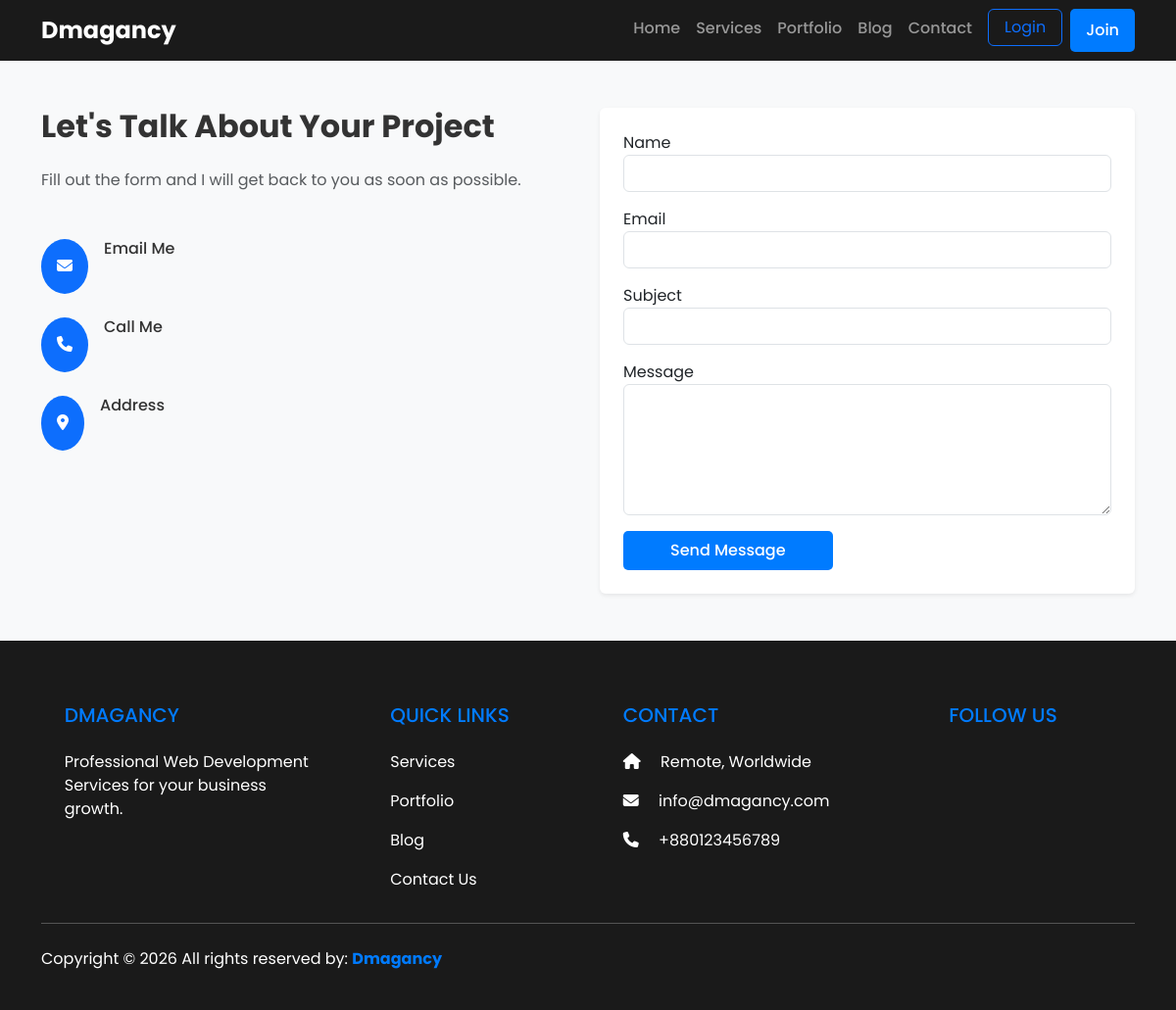
The page /contact.php on the database its author committed.
### tables this page shows
CREATE TABLE `settings` (
  `id` int(11) NOT NULL AUTO_INCREMENT,
  `website_name` varchar(255) DEFAULT 'Dmagancy',
  `website_logo` varchar(255) DEFAULT NULL,
  `favicon` varchar(255) DEFAULT NULL,
  `footer_content` text DEFAULT NULL,
  `contact_email` varchar(100) DEFAULT NULL,
  `contact_phone` varchar(20) DEFAULT NULL,
  `whatsapp_number` varchar(20) DEFAULT NULL,
  `address` text DEFAULT NULL,
  `bkash_number` varchar(20) DEFAULT NULL,
  `nagad_number` varchar(20) DEFAULT NULL,
  `rocket_number` varchar(20) DEFAULT NULL,
  `bank_details` text DEFAULT NULL,
  `paypal_link` varchar(255) DEFAULT NULL,
  `wise_link` varchar(255) DEFAULT NULL,
  `payment_qr_code` varchar(255) DEFAULT NULL,
  `payment_instructions` text DEFAULT NULL,
  PRIMARY KEY (`id`)
);

### includes/functions.php (called while the page is built, shortened)
<?php
function is_logged_in() {
    return isset($_SESSION['user_id']);
}
?>

### contact.php (the view, shortened to what this page needs)
<?php
require_once 'includes/header.php';
require_once 'includes/navbar.php';
?>
<div class="container my-5">
    <div class="row">
        <div class="col-md-6">
            <h2 class="fw-bold mb-4">Let's Talk About Your Project</h2>
            <p class="text-muted mb-5">Fill out the form and I will get back to you as soon as possible.</p>
            <div class="contact-info">
                <div class="d-flex mb-4">
                    <div class="icon-box bg-primary text-white p-3 rounded-circle me-3"><i class="fas fa-envelope"></i></div>
                    <div>
                        <h6 class="mb-1">Email Me</h6>
                    </div>
                </div>
                <div class="d-flex mb-4">
                    <div class="icon-box bg-primary text-white p-3 rounded-circle me-3"><i class="fas fa-phone"></i></div>
                    <div>
                        <h6 class="mb-1">Call Me</h6>
                    </div>
                </div>
                <div class="d-flex">
                    <div class="icon-box bg-primary text-white p-3 rounded-circle me-3"><i class="fas fa-map-marker-alt"></i></div>
                    <div>
                        <h6 class="mb-1">Address</h6>
                    </div>
                </div>
            </div>
        </div>
        <div class="col-md-6">
            <div class="card p-4 shadow-sm border-0">
                <form id="contactForm">
                    <div class="mb-3">
                        <label>Name</label>
                        <input type="text" name="name" class="form-control" required>
                    </div>
                    <div class="mb-3">
                        <label>Email</label>
                        <input type="email" name="email" class="form-control" required>
                    </div>
                    <div class="mb-3">
                        <label>Subject</label>
                        <input type="text" name="subject" class="form-control" required>
                    </div>
                    <div class="mb-3">
                        <label>Message</label>
                        <textarea name="message" class="form-control" rows="5" required></textarea>
                    </div>
                    <button type="submit" class="btn btn-primary px-5 py-2">Send Message</button>
                </form>
            </div>
        </div>
    </div>
</div>
<?php require_once 'includes/footer.php'; ?>

### includes/navbar.php (shortened to what this page needs)
<nav class="navbar navbar-expand-lg navbar-dark bg-dark sticky-top">
    <div class="container">
        <a class="navbar-brand fw-bold" href="index.php">
            <?php if(!empty($settings['website_logo'])): ?>
                <img src="uploads/<?php echo $settings['website_logo']; ?>" alt="<?php echo $site_name; ?>" height="40">
            <?php else: ?>
                <?php echo $site_name; ?>
            <?php endif; ?>
        </a>
        <div class="collapse navbar-collapse" id="navbarNav">
            <ul class="navbar-nav ms-auto">
                <li class="nav-item"><a class="nav-link" href="index.php">Home</a></li>
                <li class="nav-item"><a class="nav-link" href="services.php">Services</a></li>
                <li class="nav-item"><a class="nav-link" href="portfolio.php">Portfolio</a></li>
                <li class="nav-item"><a class="nav-link" href="blog.php">Blog</a></li>
                <li class="nav-item"><a class="nav-link" href="contact.php">Contact</a></li>
                <?php if(is_logged_in()): ?>
                    <li class="nav-item dropdown">
                        <a class="nav-link dropdown-toggle btn btn-primary text-white ms-lg-2 px-3" href="#" id="userDropdown" role="button" data-bs-toggle="dropdown">
                            Dashboard
                        </a>
                        <ul class="dropdown-menu dropdown-menu-end">
                            <li><a class="dropdown-item" href="customer/index.php">My Account</a></li>
                            <li><a class="dropdown-item" href="customer/orders.php">My Orders</a></li>
                            <li><hr class="dropdown-divider"></li>
                            <li><a class="dropdown-item" href="logout.php">Logout</a></li>
                        </ul>
                    </li>
                <?php else: ?>
                    <li class="nav-item"><a class="btn btn-outline-primary ms-lg-2 px-3" href="login.php">Login</a></li>
                    <li class="nav-item"><a class="btn btn-primary ms-lg-2 px-3" href="register.php">Join</a></li>
                <?php endif; ?>
            </ul>
        </div>
    </div>
</nav>

### includes/footer.php (shortened to what this page needs)
<footer class="bg-dark text-white pt-5 pb-4">
    <div class="container text-center text-md-start">
        <div class="row">
            <div class="col-md-3 col-lg-3 col-xl-3 mx-auto mt-3">
                <h5 class="text-uppercase mb-4 font-weight-bold text-primary"><?php echo $site_name; ?></h5>
                <p><?php echo $settings['footer_content'] ?? 'Professional Web Development Services for your business growth.'; ?></p>
            </div>
            <div class="col-md-2 col-lg-2 col-xl-2 mx-auto mt-3">
                <h5 class="text-uppercase mb-4 font-weight-bold text-primary">Quick Links</h5>
                <p><a href="services.php" class="text-white text-decoration-none">Services</a></p>
                <p><a href="portfolio.php" class="text-white text-decoration-none">Portfolio</a></p>
                <p><a href="blog.php" class="text-white text-decoration-none">Blog</a></p>
                <p><a href="contact.php" class="text-white text-decoration-none">Contact Us</a></p>
            </div>
            <div class="col-md-4 col-lg-3 col-xl-3 mx-auto mt-3">
                <h5 class="text-uppercase mb-4 font-weight-bold text-primary">Contact</h5>
                <p><i class="fas fa-home me-3"></i> <?php echo $settings['address'] ?? 'Remote, Worldwide'; ?></p>
                <p><i class="fas fa-envelope me-3"></i> <?php echo $settings['contact_email'] ?? 'info@dmagancy.com'; ?></p>
                <p><i class="fas fa-phone me-3"></i> <?php echo $settings['contact_phone'] ?? '+880123456789'; ?></p>
            </div>
            <div class="col-md-3 col-lg-2 col-xl-2 mx-auto mt-3">
                <h5 class="text-uppercase mb-4 font-weight-bold text-primary">Follow Us</h5>
            </div>
        </div>
        <hr class="mb-4">
        <div class="row align-items-center">
            <div class="col-md-7 col-lg-8">
                <p>Copyright © <?php echo date('Y'); ?> All rights reserved by:
                    <a href="index.php" style="text-decoration: none;">
                        <strong class="text-primary"><?php echo $site_name; ?></strong>
                    </a>
                </p>
            </div>
        </div>
    </div>
</footer>
</body>
</html>

### assets/css/style.css (style rules this page uses)
body { font-family: 'Poppins', sans-serif; background-color: #f8f9fa; color: #333; }
.text-primary { color: #007bff !important; }
.btn-primary { background-color: #007bff; border: none; padding: 10px 25px; border-radius: 5px; font-weight: 500; }
.bg-dark { background-color: #1a1a1a !important; }
.card { border: none; transition: transform 0.3s ease; box-shadow: 0 4px 15px rgba(0,0,0,0.1); }
.nav-link { font-weight: 500; transition: 0.3s; }
.navbar-brand { font-size: 1.5rem; }

### rows shown on the page
settings: website_name "Dmagancy", website_name "DMAGANCY", footer_content "Professional Web Development Services for your business growth.", address "Remote, Worldwide", contact_email "info@dmagancy.com", contact_phone "+880123456789"
